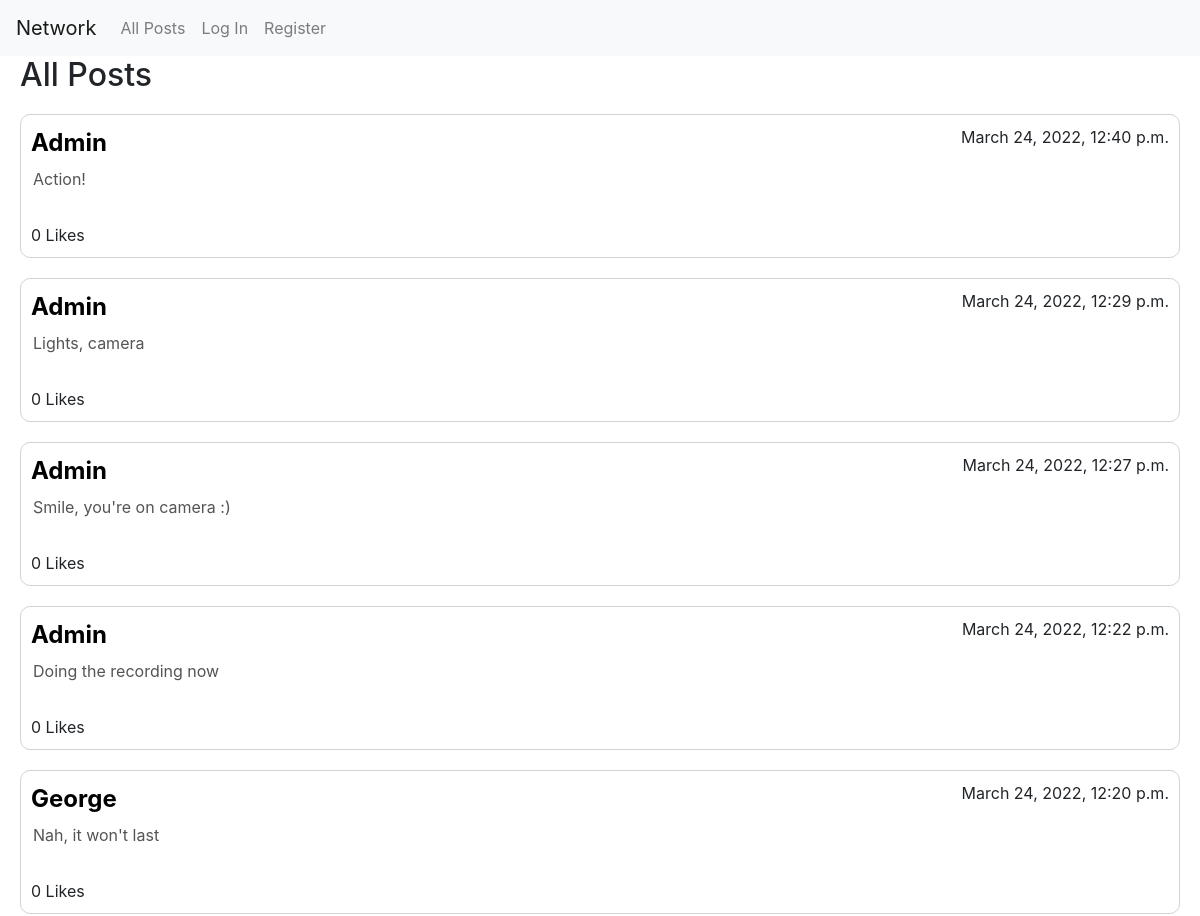
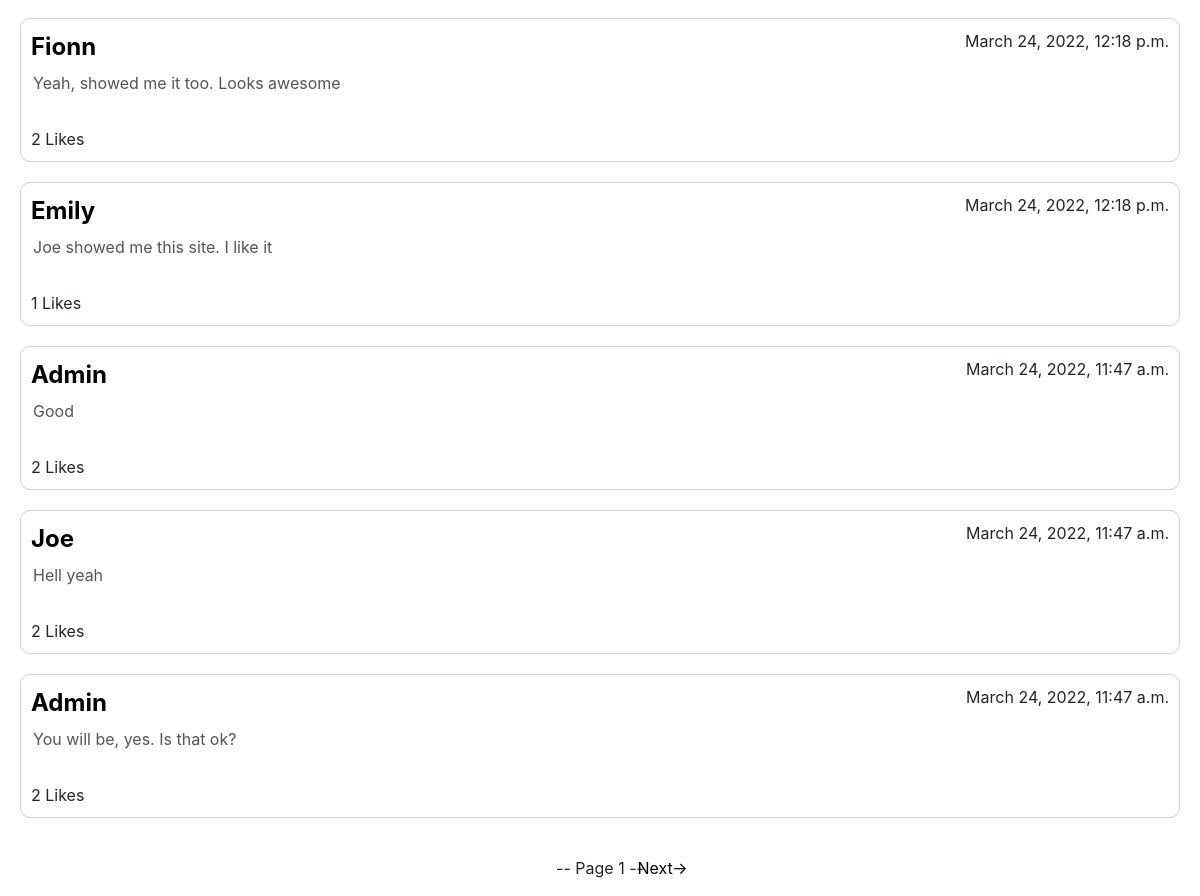
The page / on the database its author committed (2 pictures, top to bottom).
### network/models.py (models this page shows, shortened)
class Post(models.Model):
    user = models.ForeignKey("User", on_delete=models.CASCADE, related_name="posts")
    content = models.CharField(max_length=300)
    timestamp = models.DateTimeField(auto_now_add=True)
    like_count = models.IntegerField(default=0)

class User(AbstractUser):
    def __str__(self):
        return f"{self.username}"
    pass

### network/views.py (the view)
# urls.py: path("", views.index, name="index"),
def index(request):
    posts = Post.objects.all().order_by('-timestamp')
    update_likes(posts)
    likes = get_likes(request)
    page = pagination(request,posts)
    return render(request, "network/index.html", {
        "posts": page,
        "likes": likes
    })

### network/views.py (called while the page is built)
def update_likes(posts):
    for post in posts:
        likes = Like.objects.filter(post=post.id)
        count = len(likes)
        post.like_count = count
        post.save

def get_likes(request):
    likes = Like.objects.filter(user=request.user.id)
    posts =[]
    for like in likes:
        posts.append(like.post.id)
    return posts

def pagination(request, posts):
    pages = Paginator(posts, 10)
    page_num = request.GET.get('page')
    page = pages.get_page(page_num)
    return page

### network/templates/network/index.html (shortened to what this page needs)
{% extends "network/layout.html" %}
{% load static %}
{% block body %}
    <div id="feed">
        {% if posts %}
            <h2 class="title">All Posts</h2>
            {% for post in posts.object_list %}
                <div class="post-block">
                    <div class="post-info">
                        <div class="author">
                            <a href="{% url 'profile' post.user.id %}">{{ post.user }}</a>
                        </div>
                        <div class="timestamp">
                            <p>{{ post.timestamp }}</p>
                        </div>
                    </div>
                    <div class="post-content">
                        <textarea class="post-content" id="post_{{ post.id }}" disabled="true">{{ post.content }}</textarea>
                    </div>
                    <div class="post-likes">
                        {% if post.user == user %}
                            <p class="likes" id="like_{{ post.id }}">{{ post.like_count }} Likes</p>
                        {% else %}
                            {% if post.id in likes %}
                                <p class="likes liked" id="like_{{ post.id }}" onclick="unlike('{{ post.id }}')">{{ post.like_count }} Likes</p>
                            {% else %}
                                <p class="likes" id="like_{{ post.id }}" onclick="like('{{ post.id }}')">{{ post.like_count }} Likes</p>
                            {% endif %}
                        {% endif %}
                    </div>
                </div>
            {% endfor %}
        {% else %}
            <h2 class="title">No Posts to show</h2>
        {% endif %}
        <div class="page-nav">
            <div id="current-page">
                <p> -- Page {{ posts.number }} -- </p>
            </div>
            {% if posts.has_next %}
                <div id="next-page">
                    {% if following %}
                        <a href="{% url 'following' %}?page={{ posts.next_page_number }}">Next-></a>
                    {% else %}
                        <a href="{% url 'index' %}?page={{ posts.next_page_number }}">Next-></a>
                    {% endif %}
                </div>
            {% endif %}
        </div>
    </div>
{% endblock %}

### network/templates/network/layout.html (shortened to what this page needs)
{% load static %}
<!DOCTYPE html>
<html lang="en">
    <head>
        <link rel="stylesheet" href="https://stackpath.bootstrapcdn.com/bootstrap/4.4.1/css/bootstrap.min.css">
        <link href="{% static 'network/styles.css' %}" rel="stylesheet">
    </head>
    <body>
        <nav class="navbar navbar-expand-lg navbar-light bg-light">
            <a class="navbar-brand" href="#">Network</a>
            <div>
              <ul class="navbar-nav mr-auto">
                <li class="nav-item">
                  <a class="nav-link" href="{% url 'index' %}">All Posts</a>
                </li>
                {% if user.is_authenticated %}
                    <li class="nav-item">
                        <a class="nav-link" href="{% url 'following' %}">Following</a>
                    </li>
                    <li class="nav-item">
                        <a class="nav-link" href="{% url 'logout' %}">Log Out</a>
                    </li>
                {% else %}
                    <li class="nav-item">
                        <a class="nav-link" href="{% url 'login' %}">Log In</a>
                    </li>
                    <li class="nav-item">
                        <a class="nav-link" href="{% url 'register' %}">Register</a>
                    </li>
                {% endif %}
              </ul>
            </div>
          </nav>
        <div class="body">
            {% block body %}
            {% endblock %}
        </div>
    </body>
</html>

### network/static/network/styles.css (style rules this page uses)
.post-block { border: 1px solid lightgray; border-radius: 10px; margin: 20px; padding: 10px; display: grid; width: auto; justify-items: left; }
.title { margin-left: 20px; }
.post-info { display: grid; grid-template-columns: 100px auto; width: 100%; }
.author { font-size: 24px; font-weight: bold; }
.author a { text-decoration: none; color: black; }
.timestamp { text-align: right; width: 100%; }
.post-likes { display: grid; grid-template-columns: 100px auto; }
.likes { margin-bottom: 0; }
.post-content { width: 100%; resize: none; border: none; background-color: white; }
.likes { user-select: none; }
.page-nav { display: inline-block }
#current-page { margin-bottom: 0; text-align: center; position: absolute; left: 50%; transform: translate(-50%); }
#current-page p { margin-bottom: 5; }
#next-page { text-align: left; position: absolute; left: 55%; transform: translate(-45%); }
#next-page a { text-decoration: none; color: black; }

### rows shown on the page
Post: user "Admin", timestamp "March 24, 2022, 12:40 p.m.", id "Action!", like_count "0"
Post: user "Admin", timestamp "March 24, 2022, 12:29 p.m.", id "Lights, camera", like_count "0"
Post: user "Admin", timestamp "March 24, 2022, 12:27 p.m.", id "Smile, you're on camera :)", like_count "0"
Post: user "Admin", timestamp "March 24, 2022, 12:22 p.m.", id "Doing the recording now", like_count "0"
Post: user "George", timestamp "March 24, 2022, 12:20 p.m.", id "Nah, it won't last", like_count "0"
Post: user "Fionn", timestamp "March 24, 2022, 12:18 p.m.", id "Yeah, showed me it too. Looks awesome", like_count "2"
Post: user "Emily", timestamp "March 24, 2022, 12:18 p.m.", id "Joe showed me this site. I like it", like_count "1"
Post: user "Admin", timestamp "March 24, 2022, 11:47 a.m.", id "Good", like_count "2"
Post: user "Joe", timestamp "March 24, 2022, 11:47 a.m.", id "Hell yeah", like_count "2"
Post: user "Admin", timestamp "March 24, 2022, 11:47 a.m.", id "You will be, yes. Is that ok?", like_count "2"

### other values the page prints
{{ posts.number }} "1"
